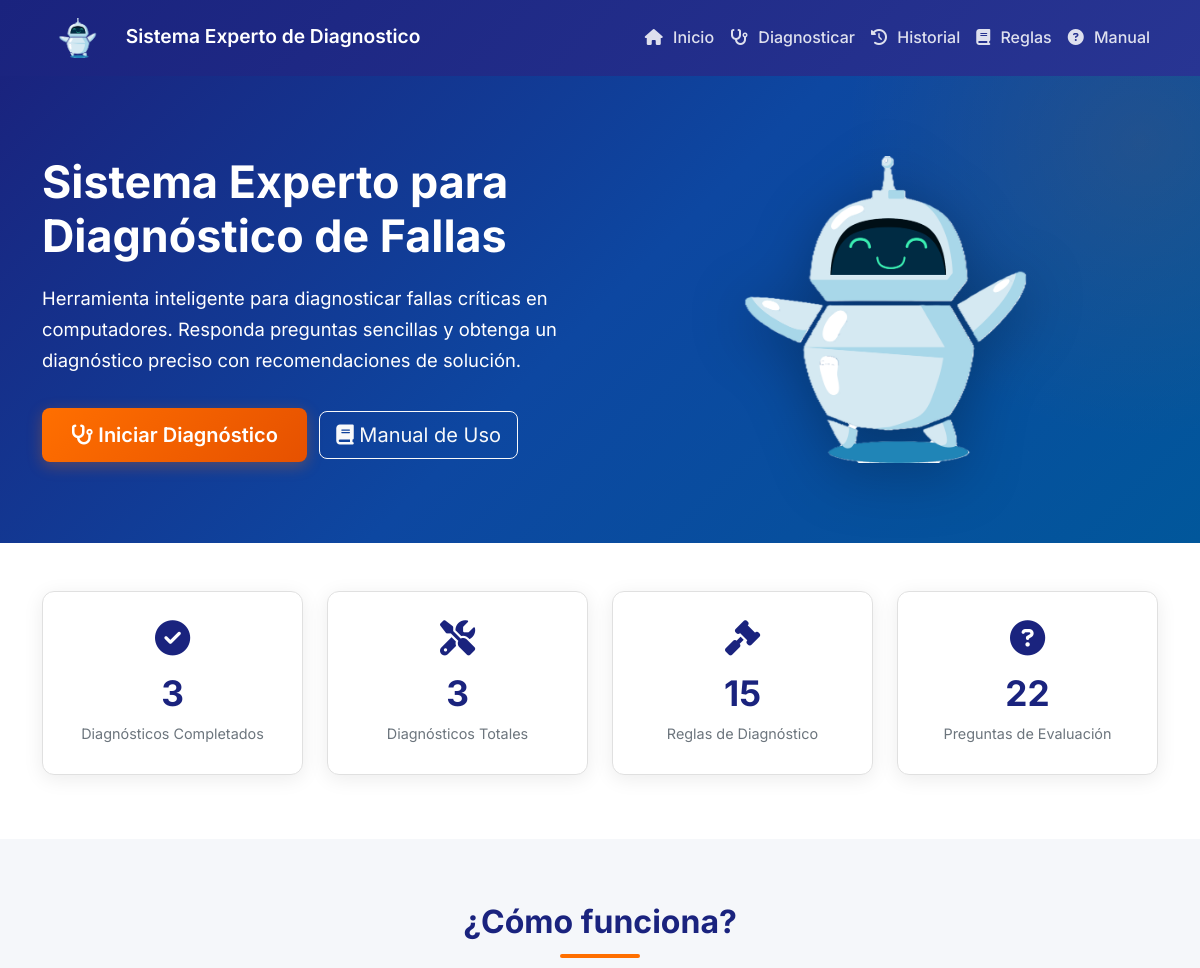
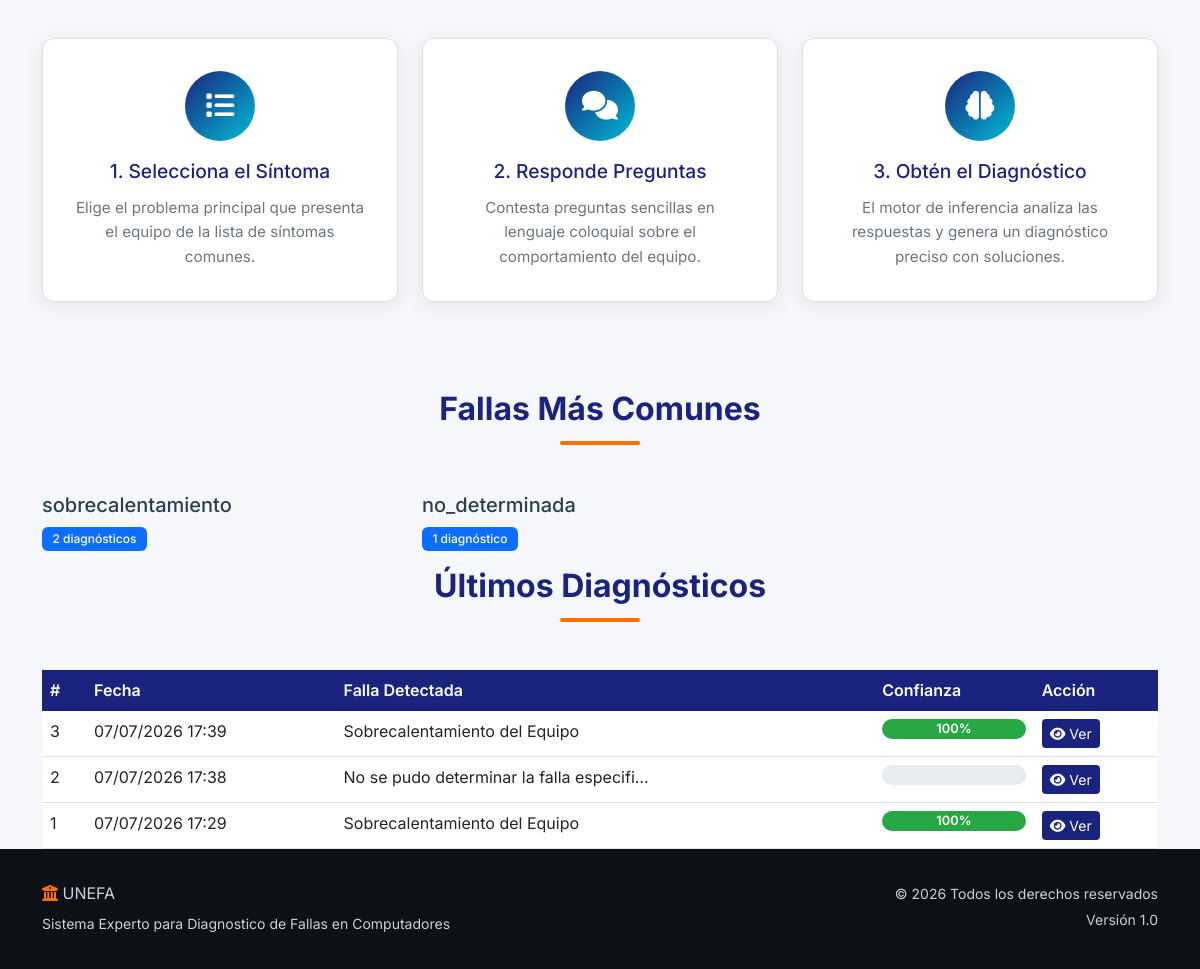
Before: / with the older database file (2 pictures, top to bottom).
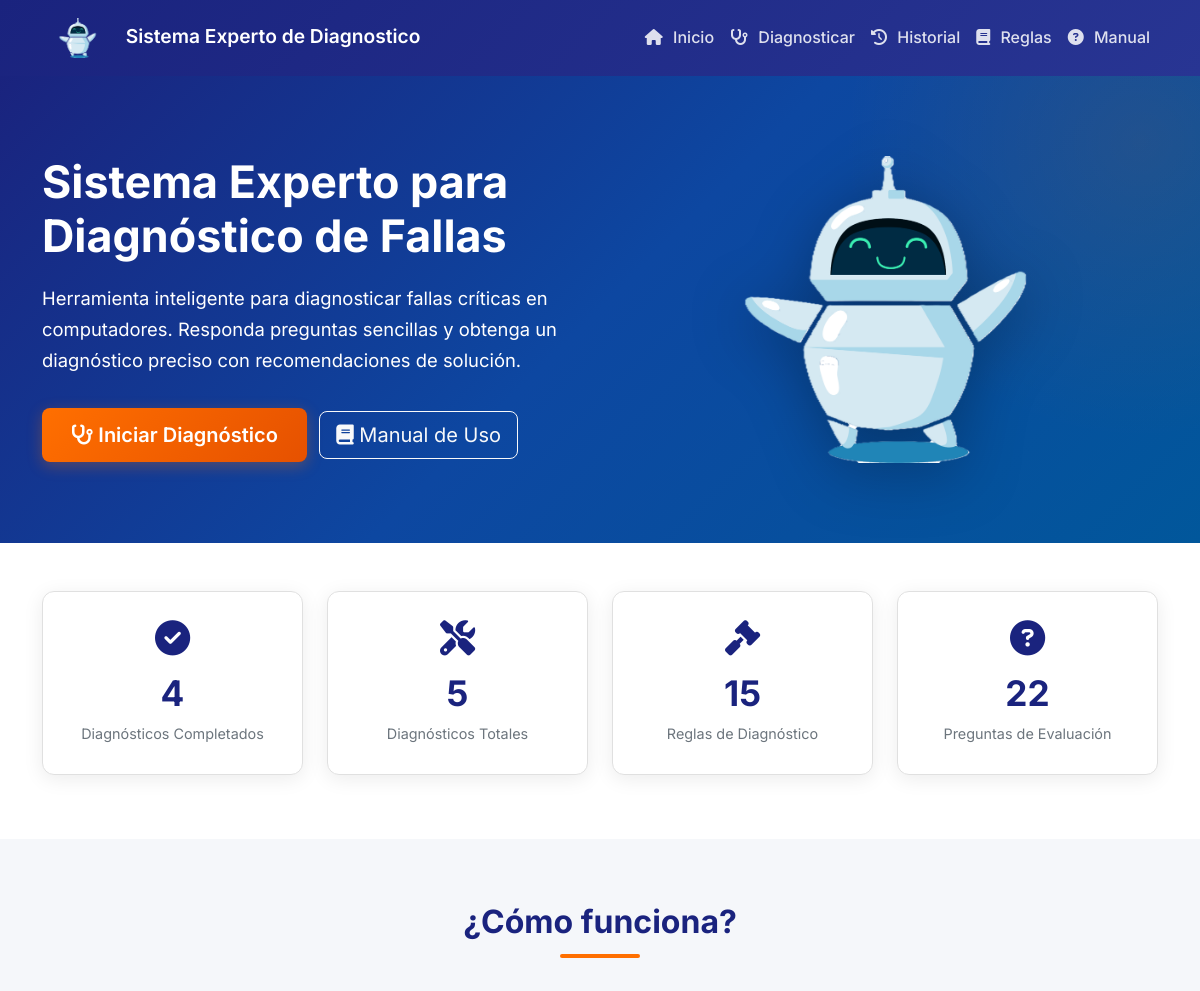
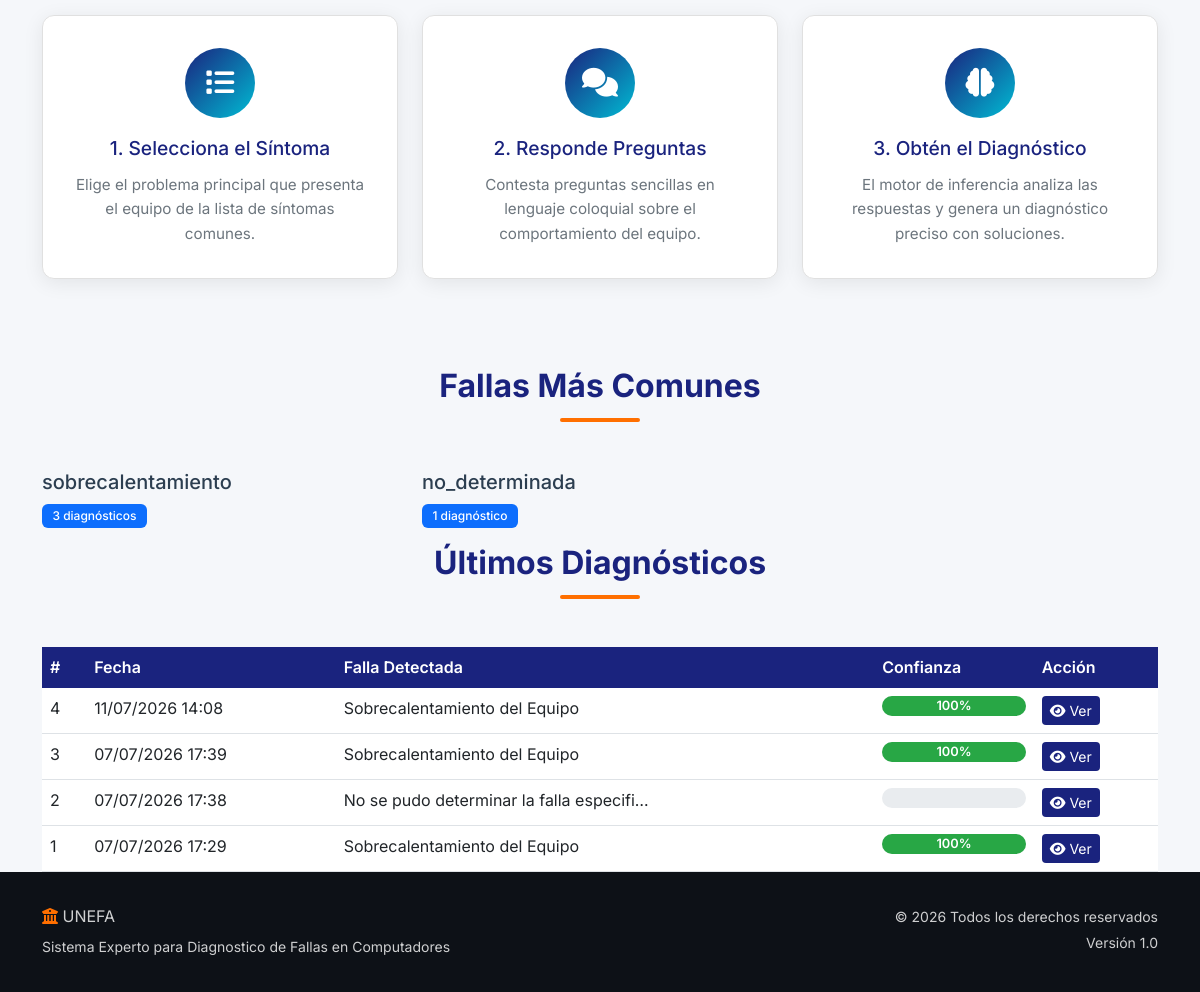
After: the same page with the newer database file (2 pictures, top to bottom).
### diagnosticos/models.py (models this page shows, shortened)
class Diagnostico(models.Model):
    ESTADOS = [
        ('en_curso', 'En curso'),
        ('completado', 'Completado'),
        ('cancelado', 'Cancelado'),
    ]
    usuario = models.ForeignKey(User, on_delete=models.SET_NULL, null=True, blank=True, verbose_name='Usuario')
    sesion_id = models.CharField(max_length=100, blank=True, null=True, verbose_name='ID de sesion')
    fecha_inicio = models.DateTimeField(default=timezone.now, verbose_name='Fecha de inicio')
    fecha_fin = models.DateTimeField(null=True, blank=True, verbose_name='Fecha de finalizacion')
    estado = models.CharField(max_length=20, choices=ESTADOS, default='en_curso', verbose_name='Estado')
    sintomas = models.JSONField(default=dict, blank=True, verbose_name='Sintomas reportados')
    diagnostico_final = models.TextField(blank=True, null=True, verbose_name='Diagnostico final')
    falla_encontrada = models.CharField(max_length=100, blank=True, null=True, verbose_name='Falla encontrada')
    recomendaciones = models.JSONField(default=list, blank=True, verbose_name='Recomendaciones')
    reglas_aplicadas = models.JSONField(default=list, blank=True, verbose_name='Reglas aplicadas')
    confianza = models.IntegerField(default=0, verbose_name='Nivel de confianza (%)')
    tiempo_respuesta = models.FloatField(default=0, verbose_name='Tiempo de respuesta (segundos)')
    ip_usuario = models.GenericIPAddressField(blank=True, null=True, verbose_name='IP del usuario')
    class Meta:
        verbose_name = 'Diagnostico'
        verbose_name_plural = 'Diagnosticos'
        ordering = ['-fecha_inicio']

### diagnosticos/views.py (the view)
# urls.py: path('', views.index, name='index'),
def index(request):
    context = {
        'total_diagnosticos': Diagnostico.objects.count(),
        'diagnosticos_completados': Diagnostico.objects.filter(estado='completado').count(),
        'total_reglas': Regla.objects.filter(activa=True).count(),
        'fallas_comunes': Diagnostico.objects.filter(estado='completado').values('falla_encontrada').annotate(
            total=Count('falla_encontrada')).order_by('-total')[:5],
        'ultimos_diagnosticos': Diagnostico.objects.filter(estado='completado').order_by('-fecha_fin')[:5],
    }
    return render(request, 'diagnosticos/index.html', context)

### diagnosticos/templatetags/diagnosticos_tags.py (called while the page is built)
@register.filter
def porcentaje_a_color(value):
    if value >= 80:
        return '#28a745'
    elif value >= 50:
        return '#ffc107'
    else:
        return '#dc3545'

### diagnosticos/templates/diagnosticos/index.html (shortened to what the changed rows need)
{% extends "diagnosticos/base.html" %}
{% load static %}
{% load diagnosticos_tags %}
{% block content %}
<section class="hero-section">
    <div class="container">
        <div class="row align-items-center">
            <div class="col-lg-6 hero-content">
                <h1 class="hero-title animate-fade-in">Sistema Experto para Diagnóstico de Fallas</h1>
            </div>
        </div>
    </div>
</section>
<section class="stats-section">
    <div class="container">
        <div class="row text-center">
            <div class="col-md-3 col-6 mb-3">
                <div class="stat-card animate-slide-up">
                    <i class="fas fa-check-circle stat-icon"></i>
                    <h3 class="stat-number">{{ diagnosticos_completados }}</h3>
                    <p class="stat-label">Diagnósticos Completados</p>
                </div>
            </div>
            <div class="col-md-3 col-6 mb-3">
                <div class="stat-card animate-slide-up delay-1">
                    <i class="fas fa-tools stat-icon"></i>
                    <h3 class="stat-number">{{ total_diagnosticos }}</h3>
                    <p class="stat-label">Diagnósticos Totales</p>
                </div>
            </div>
        </div>
    </div>
</section>
<section class="features-section">
    <div class="container">
        <h2 class="section-title text-center">¿Cómo funciona?</h2>
    </div>
</section>
{% if fallas_comunes %}
<section class="fallas-section">
    <div class="container">
        <h2 class="section-title text-center">Fallas Más Comunes</h2>
        <div class="row">
            {% for falla in fallas_comunes %}
            <div class="col-md-4 col-sm-6 mb-3">
                <div class="falla-card">
                    <div class="falla-card-body">
                        <h5>{{ falla.falla_encontrada|default:"No especificada" }}</h5>
                        <span class="badge bg-primary">{{ falla.total }} diagnóstico{{ falla.total|pluralize }}</span>
                    </div>
                </div>
            </div>
            {% endfor %}
        </div>
    </div>
</section>
{% endif %}
{% if ultimos_diagnosticos %}
<section class="recent-section">
    <div class="container">
        <h2 class="section-title text-center">Últimos Diagnósticos</h2>
        <div class="table-responsive">
            <table class="table table-hover">
                <thead>
                    <tr>
                        <th>#</th>
                        <th>Fecha</th>
                        <th>Falla Detectada</th>
                        <th>Confianza</th>
                        <th>Acción</th>
                    </tr>
                </thead>
                <tbody>
                    {% for d in ultimos_diagnosticos %}
                    <tr>
                        <td>{{ d.id }}</td>
                        <td>{{ d.fecha_fin|date:"d/m/Y H:i" }}</td>
                        <td>{{ d.diagnostico_final|truncatechars:40 }}</td>
                        <td>
                            <div class="progress" style="height:20px;">
                                <div class="progress-bar" style="width:{{ d.confianza }}%;background-color:{{ d.confianza|porcentaje_a_color }};">
                                    {{ d.confianza }}%
                                </div>
                            </div>
                        </td>
                        <td>
                            <a href="{% url 'resultado' d.id %}" class="btn btn-sm btn-unefa">
                                <i class="fas fa-eye"></i> Ver
                            </a>
                        </td>
                    </tr>
                    {% endfor %}
                </tbody>
            </table>
        </div>
    </div>
</section>
{% endif %}
{% endblock %}

Changed rows visible on the page:
added Diagnostico: id "4", fecha_fin "11/07/2026 14:08", diagnostico_final "Sobrecalentamiento del Equipo", confianza "100"
Other visible differences:
{{ diagnosticos_completados }}: "3" → "4"
{{ total_diagnosticos }}: "3" → "5"
new list line: "sobrecalentamiento 3 diagnóstico s"
list line gone: "sobrecalentamiento 2 diagnóstico s"
